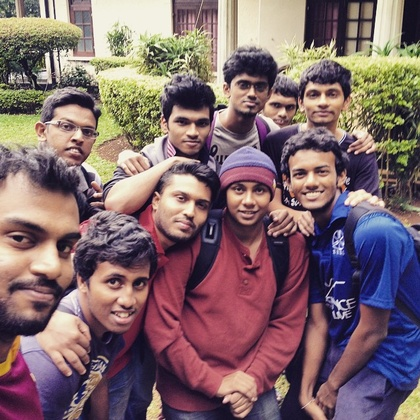
%> input picture images/img3.jpg, 420 x 420 px, shrunk from 640 x 640 before the run
$ octave detect_face.m   (GNU Octave 9; MATLAB toolbox functions it lacks are replaced by stand-ins)
%> lines starting %> are read from the running program, lines starting %| are printed output that depends on the picture
### checkAndConvertToGrayImage.m
function [ imgCn, rows, cols ] = checkAndConvertToGrayImage( img )

    [rows, cols, dim]= size(img);
    if( dim>1)
           img = rgb2gray(img);
    end
    imgCn=img;
end

### convertImageIntoDoublePrecision.m
function [ img, rows,cols ] = convertImageIntoDoublePrecision( img )
    img=imread(img);
    [rows, cols, dim]= size(img);
    if( dim<3)
          disp('This is not a valid image');
    end
    img = double(img);
end

### detect_face.m

%function []=detect_face(img)
    img ='./images/img3.jpg';
    img=imread(img);
%> img is the input picture: size 420x420x3 uint8; mean R, G, B 128.7, 104.9, 108.4
    mixBound_Cr=12;maxBound_Cr=29,segmentSize=180;
    [grayImg,r,c]=checkAndConvertToGrayImage( img );
%> in checkAndConvertToGrayImage, `img = rgb2gray(img);`:
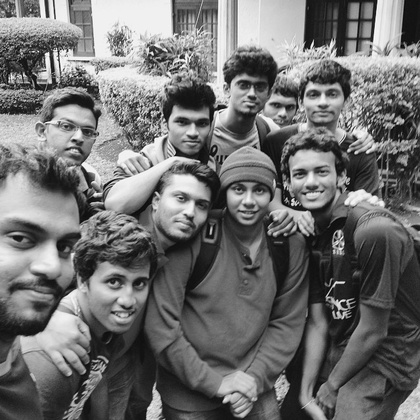
%> img: size 420x420 uint8; min 3, max 254, mean 112.4
%> r = 420; c = 420
%> the run ends on the next line
    [ I,H, W ]=convertImageIntoDoublePrecision( img );

$ run again, with images/img1.jpg copied over images/img3.jpg
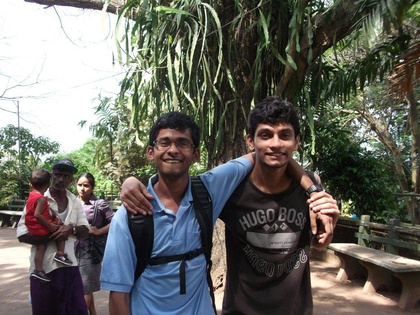
%> input picture images/img1.jpg, 420 x 315 px, shrunk from 1024 x 768 before the run
%> img is the input picture: size 315x420x3 uint8; mean R, G, B 102.4, 102.4, 95.7
%> in checkAndConvertToGrayImage, `img = rgb2gray(img);`:
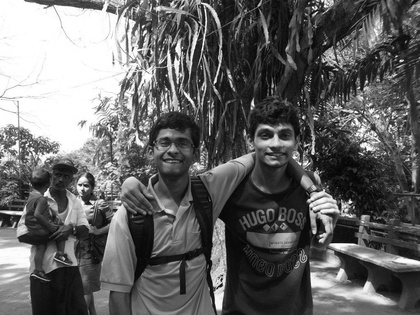
%> img: size 315x420 uint8; min 1, max 255, mean 101.6
%> r = 315; c = 420

$ run again, with images/img2.jpg copied over images/img3.jpg
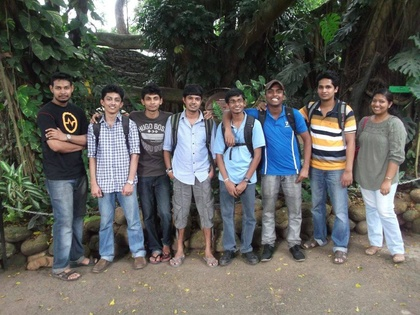
%> input picture images/img2.jpg, 420 x 315 px, shrunk from 1024 x 768 before the run
%> img is the input picture: size 315x420x3 uint8; mean R, G, B 96.5, 97.7, 94.1
%> in checkAndConvertToGrayImage, `img = rgb2gray(img);`:
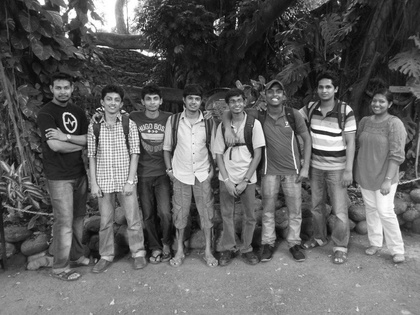
%> img: size 315x420 uint8; min 2, max 255, mean 96.9
%> r = 315; c = 420
